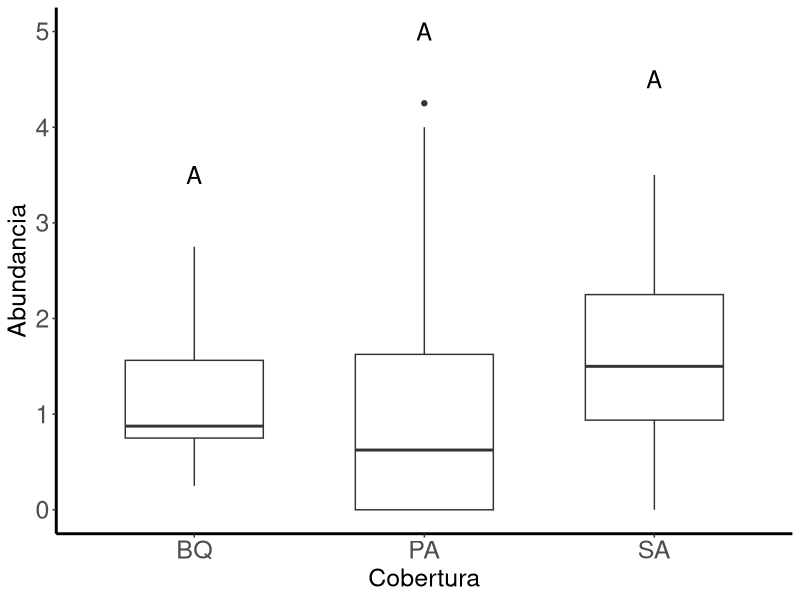
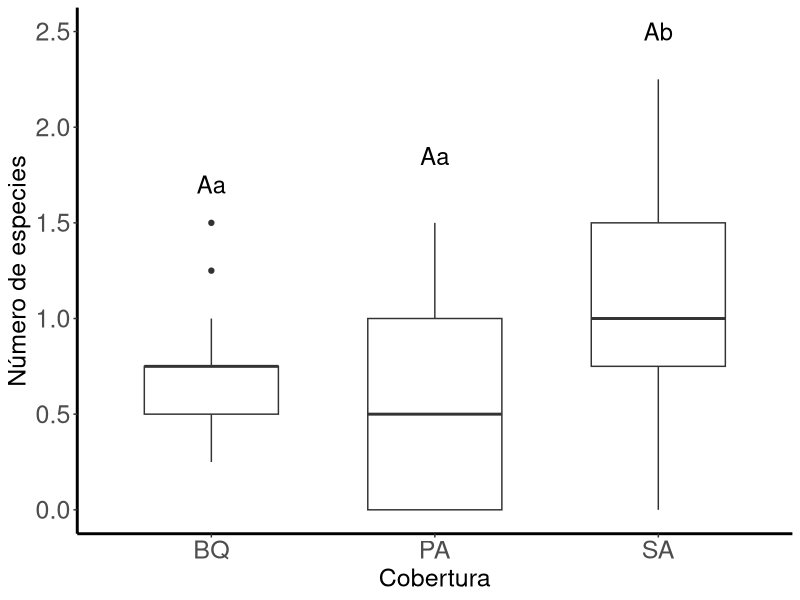

Write R code to recreate these figures, in order. (Note: this script raises an error after producing the figures.)
library(ggplot2) # Create Elegant Data Visualisations Using the Grammar of Graphics CRAN v3.5.0
library(cowplot) # Streamlined Plot Theme and Plot Annotations for 'ggplot2' CRAN v1.1.3
library(ggrepel) # Automatically Position Non-Overlapping Text Labels with 'ggplot2' CRAN v0.9.5

o <- read.csv("GLM_Copros.csv", header = T, sep = ";")
o <- read.csv("GLM_Mariposas.csv", header = T, sep = ";")
o <- read.csv("GLM_Abejas.csv", header = T, sep = ";")

o$Cobertura <- factor(o$Cobertura,
                      levels = c("BQ", "PA", "SA"), ordered = TRUE)

# Plot (A) Abundancia ---------------------------------------------------------
a2 <- ggplot(o, aes(x = Cobertura, y = Abundancia))+
        geom_boxplot(width = 0.6)+
        theme(axis.title.x = element_blank())+
        theme(axis.text.x = element_blank())+
        scale_y_continuous("Abundancia")+
        theme(axis.text.x = element_text(size = 18))+
        theme(axis.title.x = element_text(size = 18))+
        theme(axis.text.y = element_text(size = 18))+
        theme(axis.title.y = element_text(size = 18))+
        theme(panel.border = element_blank(), panel.grid.major = element_blank(),
              panel.grid.minor = element_blank(), 
              axis.line = element_line(colour = "black", size = 1))+
        theme(panel.background = element_blank())+ 
        theme(legend.position = "none")+ 
        annotate("text", label = "A", size = 6, x = 1, y = 3.5)+
        annotate("text", label = "A", size = 6, x = 2, y = 5)+
        annotate("text", label = "A", size = 6, x = 3, y = 4.5)
a2

# Plot (B) Especies -----------------------------------------------------------
b2 <- ggplot(o, aes(x = Cobertura, y = Especies))+
        geom_boxplot(width = 0.6)+
        theme(axis.title.x = element_blank())+
        theme(axis.text.x = element_blank())+
        scale_y_continuous("Número de especies")+
        theme(axis.text.x = element_text(size = 18))+
        theme(axis.title.x = element_text(size = 18))+
        theme(axis.text.y = element_text(size = 18))+
        theme(axis.title.y = element_text(size = 18))+
        theme(panel.border = element_blank(), panel.grid.major = element_blank(),
              panel.grid.minor = element_blank(), 
              axis.line = element_line(colour = "black", size = 1))+
        theme(panel.background = element_blank())+ 
        theme(legend.position = "none")+ 
        annotate("text", label = "Aa", size = 6, x = 1, y = 1.7)+
        annotate("text", label = "Aa", size = 6, x = 2, y = 1.85)+
        annotate("text", label = "Ab", size = 6, x = 3, y = 2.5)
b2

# Plot (C) Longitud --------------------------------------------------------
ca2 <- ggplot(o, aes(x = Cobertura, y = Longitud))+
  geom_boxplot(width = 0.6)+
  theme(axis.title.x = element_blank())+
  scale_y_continuous("Longitud ponderada (mm)")+
  theme(axis.text.x = element_text(size = 18))+
  theme(axis.title.x = element_text(size = 18))+
  theme(axis.text.y = element_text(size = 18))+
  theme(axis.title.y = element_text(size = 18))+
  theme(panel.border = element_blank(), panel.grid.major = element_blank(),
        panel.grid.minor = element_blank(), 
        axis.line = element_line(colour = "black", size = 1))+
  theme(panel.background = element_blank())+ 
  theme(legend.position = "none")+ 
  annotate("text", label = "A", size = 6, x = 1, y = 18)+
  annotate("text", label = "A", size = 6, x = 2, y = 20)+
  annotate("text", label = "B", size = 6, x = 3, y = 12)
ca2

# Plot (D) Biomasa -------------------------------------------------------
d2 <- ggplot(o, aes(x = Cobertura, y = Biomasa))+
  geom_boxplot(width = 0.6)+
  theme(axis.title.x = element_blank())+
  theme(axis.text.x = element_blank())+
  scale_y_continuous("Biomasa total (g)")+
  theme(axis.text.x = element_text(size = 18))+
  theme(axis.title.x = element_text(size = 18))+
  theme(axis.text.y = element_text(size = 18))+
  theme(axis.title.y = element_text(size = 18))+
  theme(panel.border = element_blank(), panel.grid.major = element_blank(),
        panel.grid.minor = element_blank(), 
        axis.line = element_line(colour = "black", size = 1))+
  theme(panel.background = element_blank())+ 
  theme(legend.position = "none")+ 
  annotate("text", label = "A", size = 6, x = 1, y = 16)+
  annotate("text", label = "B", size = 6, x = 2, y = 4)+
  annotate("text", label = "B", size = 6, x = 3, y = 5)
d2

# Plots -------------------------------------------------------------------

##generate multiple plot
final_plot2 <- plot_grid(a2, b2, ca2, d2,
                        labels=c('A', 'B', 'C', 'D'),
                        align='vh', ncol = 2, nrow = 2)
png("grafica2.png", width = 1800, height = 1800, res = 130)
print(final_plot2)
dev.off()
